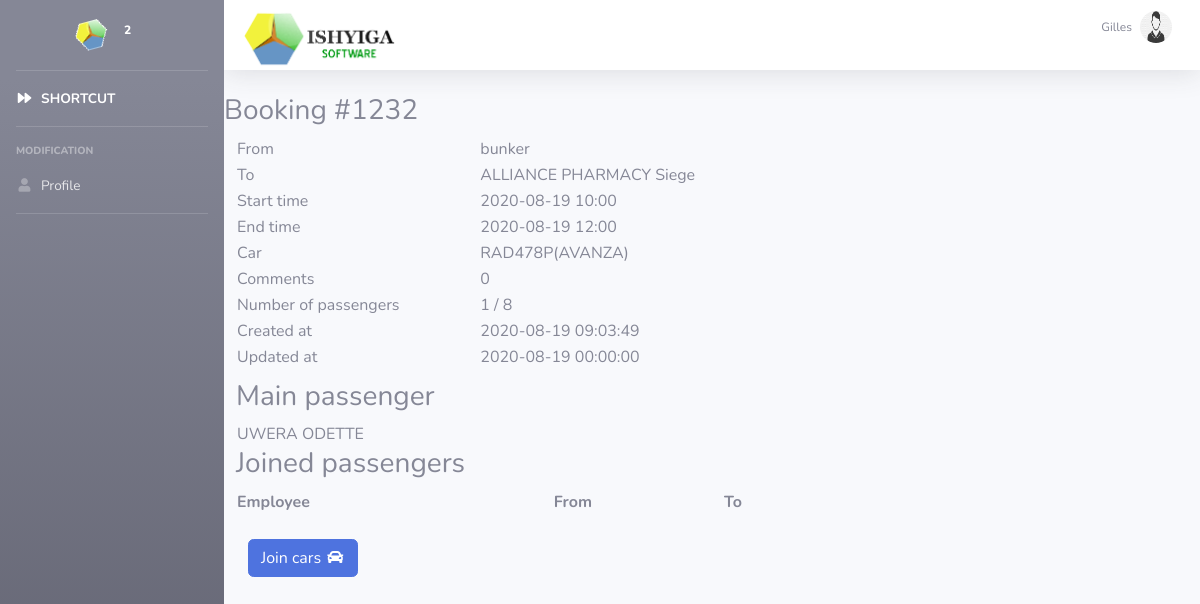
Page /booking_view.php?id=1232 (signed in) on the committed database.
### tables this page shows
CREATE TABLE `fluid_place` (
  `id` int(11) NOT NULL,
  `id_user` int(100) NOT NULL,
  `name` varchar(255) NOT NULL,
  `id_sector0` int(200) NOT NULL,
  `street` int(11) DEFAULT NULL,
  `house_number` int(11) DEFAULT NULL,
  `aboutcontract` varchar(255) NOT NULL
);

CREATE TABLE `fluid_booking` (
  `id` int(11) NOT NULL,
  `start_time` char(200) NOT NULL,
  `end_time` char(200) NOT NULL,
  `id_user` int(255) NOT NULL,
  `id_place0` int(255) NOT NULL,
  `id_placef` int(255) NOT NULL,
  `status_id` int(255) NOT NULL,
  `departments_id` int(255) NOT NULL,
  `description` text,
  `rank` varchar(255) NOT NULL,
  `created_at` datetime DEFAULT NULL,
  `updated_at` datetime DEFAULT NULL,
  `driver_id` int(20) DEFAULT NULL
);

CREATE TABLE `fluid_car` (
  `id` int(100) NOT NULL,
  `id_subcompany` int(100) DEFAULT NULL,
  `plaque` varchar(100) NOT NULL,
  `marque` varchar(100) NOT NULL,
  `insurance_date` date DEFAULT NULL,
  `control_technique_date` date DEFAULT NULL,
  `standard` text NOT NULL,
  `fuel_consumption` int(11) DEFAULT NULL COMMENT 'km/l',
  `id_driver` int(11) DEFAULT NULL,
  `seats` int(11) DEFAULT NULL
);

CREATE TABLE `fluid_user` (
  `id` int(11) NOT NULL,
  `id_subcompany` int(11) NOT NULL,
  `username` varchar(255) NOT NULL,
  `full_name` varchar(255) NOT NULL,
  `phone_number` varchar(20) NOT NULL,
  `auth_key` varchar(32) DEFAULT '10',
  `password` varchar(255) NOT NULL,
  `passreset` varchar(255) NOT NULL,
  `email` varchar(255) NOT NULL,
  `role` int(11) NOT NULL DEFAULT '10',
  `last_login` datetime DEFAULT NULL,
  `live` int(250) DEFAULT '0',
  `status` varchar(250) DEFAULT 'lebour',
  `vercod` varchar(250) NOT NULL,
  `verfied` int(50) DEFAULT '0'
);

### booking_view.php (the view, shortened to what this page needs)
<?php
include 'include/header.php' ; ?>
<?php include('connexion.php');
?>
</head>
<body id="page-top"  >
<div id="wrapper">
<?php include 'include/navbar.php'; ?>
<div id='content-wrapper' class="d-flex flex-column">
    <?php
    require_once('include/topbon.php');
    ?>
    <div id="page-inner">
        <div class="row">
            <div class="col-md-12">
                <h3>Booking #<?= $_GET['id'] ?></h3>
            </div>
        </div>
        <?php
            $id = $_GET['id'];
            $STRsql = "SELECT fluid_car.seats,fluid_car.plaque,start_time,end_time,username,full_name,description,created_at,updated_at,a.name AS 'departure',b.name AS 'destination' ,rank FROM `fluid_booking`
             inner join fluid_user on fluid_user.id=fluid_booking.id_user
              JOIN fluid_place AS a ON fluid_booking.id_place0=a.id
              JOIN fluid_place AS b ON fluid_booking.id_placef=b.id
             inner join fluid_driver_logs on fluid_driver_logs.driver_id = fluid_booking.driver_id
             inner join fluid_car on fluid_driver_logs.car_id=fluid_car.id
               WHERE fluid_booking.id=" . $id ." and fluid_car.id_subcompany = ".$id_subcompany;
            $res = mysqli_query($connection, $STRsql);
            if (mysqli_num_rows($res) != '' || mysqli_num_rows($res) > 0) {
                $row = mysqli_fetch_array($res);
            }
            $seats=$row['seats'];
        ?>
        <?php
        $booking_id=intval($_GET['id']);
        $sql = "SELECT username,full_name,description,a.name AS 'departure',b.name AS 'destination' FROM `fluid_booking_row` inner join fluid_user on fluid_user.id=fluid_booking_row.id_user JOIN fluid_place AS a ON fluid_booking_row.id_place0=a.id JOIN fluid_place AS b ON fluid_booking_row.id_placef=b.id  WHERE fluid_booking_row.id_booking=" . $booking_id;
        $res1 = mysqli_query($connection, $sql);
        $joints=mysqli_num_rows ( $res1);
        ?>
        <div class="col-lg-8 col-md-8 col-sm-8 col-xs-12">
            <div class="">
                <table style="width:90%">
                    <tr>
                        <td>From</td>
                        <td><?= $row['departure'] ?></td>
                    </tr>
                    <tr>
                        <td>To</td>
                        <td><?= $row['destination'] ?></td>
                    </tr>
                    <tr>
                        <td>Start time</td>
                        <td><?= $row['start_time'] ?></td>
                    </tr>
                    <tr>
                        <td>End time</td>
                        <td><?= $row['end_time'] ?></td>
                    </tr>
                    <tr>
                        <td>Car</td>
                        <td><?= $row['plaque'] ?></td>
                    </tr>
                    <tr>
                        <td>Comments</td>
                        <td><?= $row['description'] ?></td>
                    </tr>
                    <tr>
                        <td>Number of passengers</td>
                        <td><?=$joints+1?> / <?= $row['seats'] ?></td>
                    </tr>
                    <tr>
                        <td>Created at</td>
                        <td><?=$row['created_at']?></td>
                    </tr>
                    <tr>
                        <td>Updated at</td>
                        <td><?=$row['updated_at']?$row['updated_at']:'Never updated'?></td>
                    </tr>
                    <tr>
                        <td><h1></h1></td>
                    </tr>
                </table>
            </div>
        </div>
        <div class="col-lg-12 col-md-12 col-sm-12 col-xs-12">
            <div class="">
                <h3>Main passenger</h3>
                <table style="width:100%">
                    <tr>
                        <td><?= $row['full_name'] ?></td>
                    </tr>
                </table>
                <h3>Joined passengers</h3>
                <table style="width:60%">
                    <th>Employee</th>
                    <th>From</th>
                    <th>To</th>
                </table>
                <?php if(($joints+1)<$seats):?>
                    <button type="button" class="btn btn-default btn-number" data-type="plus" data-target="#addModal"
                            data-toggle="modal">
                    </button>
                <?php endif?>
            </div>
        </div>
        <span class="collapsed btn btn-primary ml-4"  data-toggle="collapse" data-target="#joinform" aria-expanded="true" aria-controls="joinform">
            <span>Join cars <i class="fas fa-fw fa-car"></i></span>
          </span>
         </div>
    </div>
</div>
   <?php include 'include/footerui.php' ?>

### rows in the picture
fluid_place: name "bunker"
fluid_place: name "ALLIANCE PHARMACY Siege"
fluid_booking: start_time "2020-08-19 10:00", end_time "2020-08-19 12:00", description "0", created_at "2020-08-19 09:03:49", updated_at "2020-08-19 00:00:00"
fluid_car: plaque "RAD478P(AVANZA)", seats "8"
fluid_user: full_name "UWERA ODETTE"

### other values in the picture
$_SESSION['username'] "Gilles"
$_GET['id'] "1232"
$joints+1 "1"
